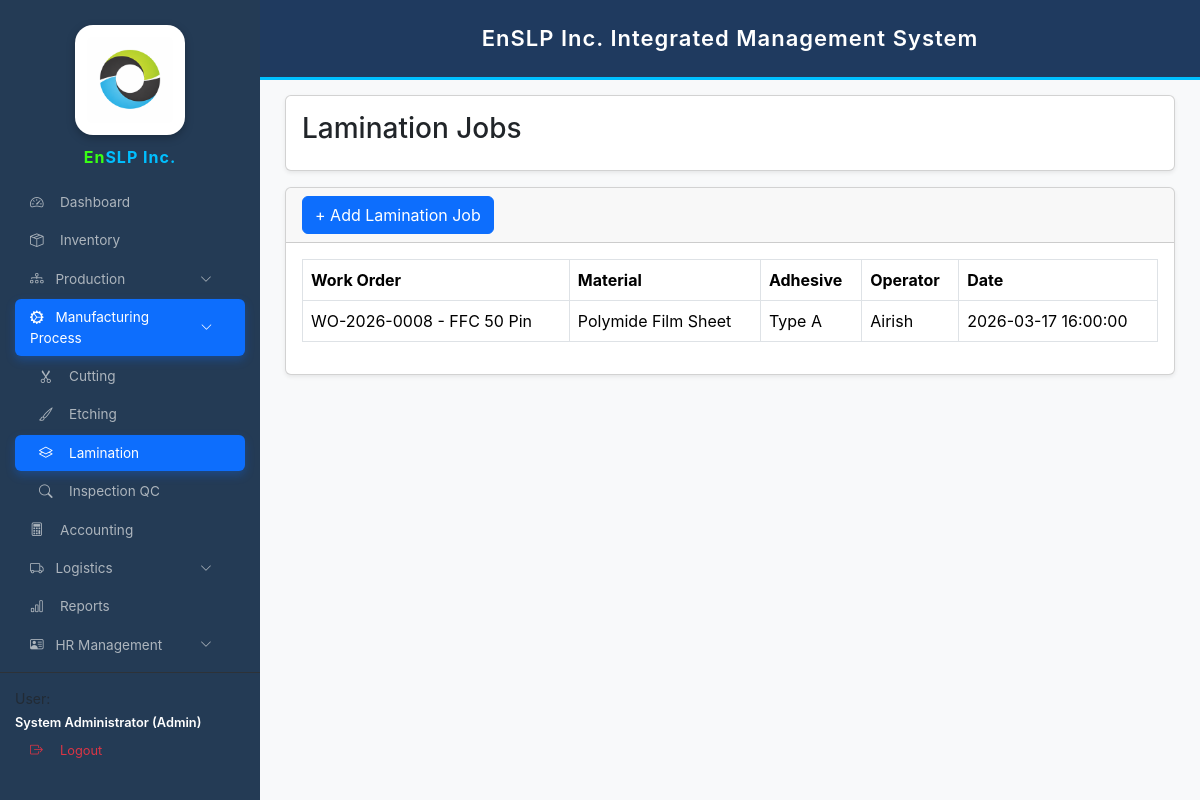
The app's page /lamination.php (signed in), older data.
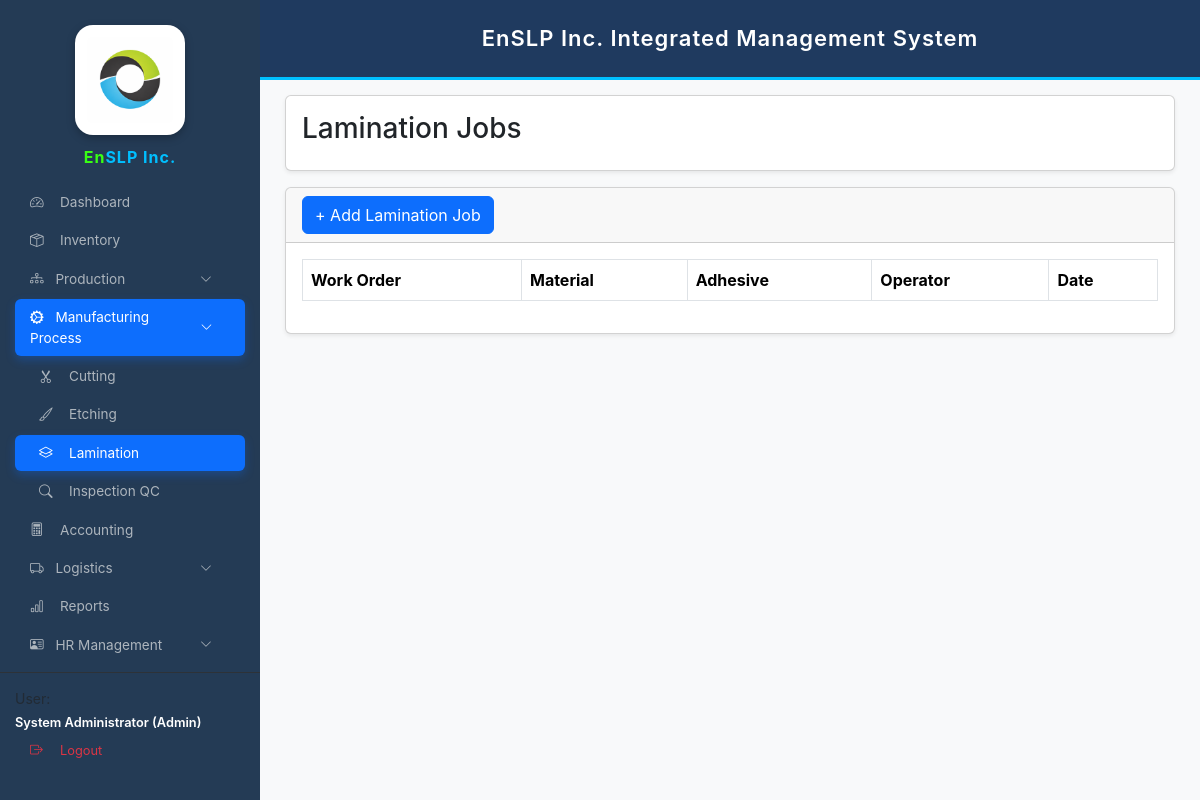
The same page, newer data.
### tables this page shows
CREATE TABLE `lamination_jobs` (
  `id` int(11) NOT NULL,
  `work_order_id` varchar(50) NOT NULL,
  `item_id` int(11) DEFAULT NULL,
  `adhesive_type` varchar(100) DEFAULT NULL,
  `operator` varchar(100) DEFAULT NULL,
  `date_laminated` timestamp NOT NULL DEFAULT current_timestamp(),
  `quantity` int(11) DEFAULT 0
);

CREATE TABLE `work_orders` (
  `id` int(11) NOT NULL,
  `wo_no` varchar(50) DEFAULT NULL,
  `product_name` varchar(150) NOT NULL,
  `client_name` varchar(150) NOT NULL,
  `qty` int(11) DEFAULT 0,
  `start_date` date DEFAULT NULL,
  `due_date` date DEFAULT NULL,
  `status` enum('Pending','In Progress','QC','Completed') NOT NULL DEFAULT 'Pending',
  `date_started` date NOT NULL,
  `date_completed` date DEFAULT NULL,
  `remarks` varchar(255) DEFAULT NULL,
  `created_at` timestamp NOT NULL DEFAULT current_timestamp(),
  `finished_at` datetime DEFAULT NULL,
  `current_step` varchar(50) DEFAULT NULL
);

CREATE TABLE `inventory_items` (
  `id` int(11) NOT NULL,
  `item_name` varchar(150) NOT NULL,
  `unit` varchar(30) DEFAULT 'pcs',
  `quantity` int(11) NOT NULL DEFAULT 0,
  `reorder_level` int(11) NOT NULL DEFAULT 0,
  `created_at` datetime NOT NULL DEFAULT current_timestamp()
);

### lamination.php (the view, shortened to what this page needs)
<?php
require_once "config.php";
$jobs=$conn->query("
SELECT l.*,i.item_name,w.wo_no,w.product_name
FROM lamination_jobs l
LEFT JOIN inventory_items i ON l.item_id=i.id
LEFT JOIN work_orders w ON l.work_order_id=w.id
ORDER BY l.id DESC
")->fetchAll(PDO::FETCH_ASSOC);
?>
<!DOCTYPE html>
<html>
<head>
<link href="https://cdn.jsdelivr.net/npm/bootstrap@5.3.3/dist/css/bootstrap.min.css" rel="stylesheet">
</head>
<body>
<?php include 'sidebar.php'; ?>
<?php include 'header.php'; ?>
<div class="main-content">
<div class="card shadow-sm mb-3">
<div class="card-body">
<h3>Lamination Jobs</h3>
</div>
</div>
<div class="card shadow-sm">
<div class="card-header">
<button class="btn btn-primary"
data-bs-toggle="modal"
data-bs-target="#addModal">
+ Add Lamination Job
</button>
</div>
<div class="card-body">
<table class="table table-bordered">
<thead>
<tr>
<th>Work Order</th>
<th>Material</th>
<th>Adhesive</th>
<th>Operator</th>
<th>Date</th>
</tr>
</thead>
<tbody>
<?php foreach($jobs as $row): ?>
<tr>
<td><?=$row['wo_no']?> - <?=$row['product_name']?></td>
<td><?=$row['item_name']?></td>
<td><?=$row['adhesive_type']?></td>
<td><?=$row['operator']?></td>
<td><?=$row['date_laminated']?></td>
</tr>
<?php endforeach; ?>
</tbody>
</table>
</div>
</div>
</div>
</body>
</html>

Row changes from the older to the newer data that the page shows:
removed lamination_jobs: work_order.wo_no "WO-2026-0008", work_order.product_name "FFC 50 Pin", inventory_items.item_name "Polymide Film Sheet", adhesive_type "Type A", operator "Airish", date_laminated "2026-03-17 16:00:00"
